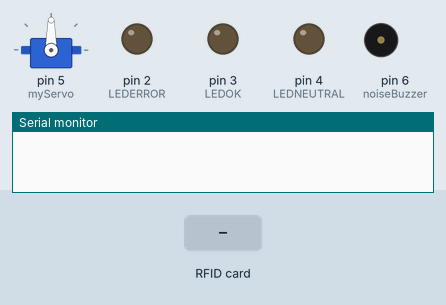
This sketch was run on a simulated Arduino Uno, built with avr-gcc and run on an emulated ATmega328P. Parts: servo, output pins drawn as LEDs (lit = HIGH), buzzer (waves = sounding), the last lines printed to the serial monitor. Inputs (shaded band) come from the test bench. Pins used as bus, display or sensor lines are not drawn.

Above: at 1.2 s.
1.3 s: RFID card 5E 7A 19 C4 held to the reader
At 1.6 s:
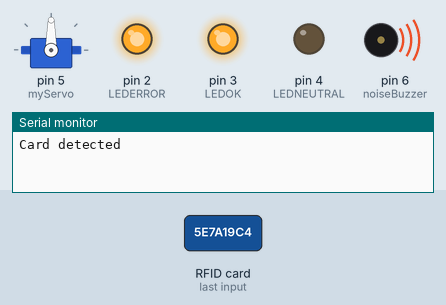
At 3.1 s:
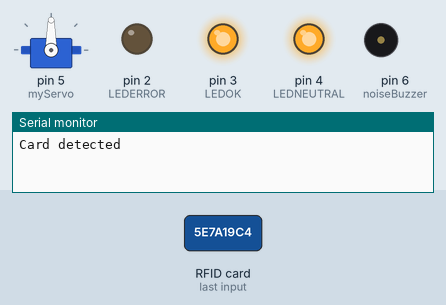
Timing chart, 0 to 4.6 s (numbered marks = the images above; inputs shaded):
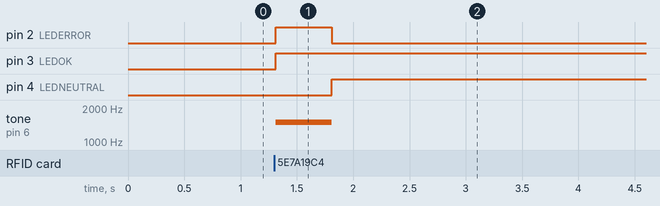

The sketch:

RFIDDoorLock.ino
```cpp
#include <SPI.h>
#include <MFRC522.h>
#include <Servo.h>

Servo myServo;

#define RST_PIN 9
#define SS_PIN 10

#define LEDNEUTRAL 4
#define LEDOK 3
#define LEDERROR 2
#define noiseBuzzer 6

MFRC522 mfrc522(SS_PIN, RST_PIN);

bool servoONOFF = true;

void setup() {
  Serial.begin(9600);
  SPI.begin();
  mfrc522.PCD_Init();
  myServo.attach(5);
  myServo.write(90);
  pinMode(LEDNEUTRAL, OUTPUT);
  pinMode(LEDOK, OUTPUT);
  pinMode(LEDERROR, OUTPUT);
  pinMode(noiseBuzzer, OUTPUT);
}

void loop() {
  if (mfrc522.PICC_IsNewCardPresent() && mfrc522.PICC_ReadCardSerial()) {
    Serial.println(F("Card detected"));
    if (readBlockData(5) == "k9T2dQ5X1mB6rF7H") {
      if (servoONOFF) {
        myServo.write(0);
        servoONOFF = !servoONOFF;
        digitalWrite(LEDOK, HIGH);
        digitalWrite(LEDNEUTRAL, LOW);
        digitalWrite(LEDERROR, LOW);
        tone(noiseBuzzer, 1000);
        delay(1000);
        digitalWrite(LEDOK, LOW);
        tone(noiseBuzzer, 1000);
      } else if (!servoONOFF) {
        myServo.write(90);
        servoONOFF = !servoONOFF;
        digitalWrite(LEDOK, HIGH);
        digitalWrite(LEDNEUTRAL, LOW);
        digitalWrite(LEDERROR, LOW);
        delay(1000);
        digitalWrite(LEDOK, LOW);
        tone(noiseBuzzer, 1000);
      } else {
        digitalWrite(LEDOK, LOW);
        digitalWrite(LEDNEUTRAL, LOW);
        digitalWrite(LEDERROR, LOW);
        noTone(noiseBuzzer);
      }
    } else {
      digitalWrite(LEDOK, HIGH);
      digitalWrite(LEDNEUTRAL, LOW);
      digitalWrite(LEDERROR, HIGH);
      tone(noiseBuzzer, 1500);
      delay(500);
      digitalWrite(LEDOK, HIGH);
      digitalWrite(LEDNEUTRAL, LOW);
      digitalWrite(LEDERROR, HIGH);
      noTone(noiseBuzzer);
    }

    digitalWrite(LEDOK, HIGH);
    digitalWrite(LEDNEUTRAL, HIGH);
    digitalWrite(LEDERROR, LOW);

    mfrc522.PICC_HaltA();
    mfrc522.PCD_StopCrypto1();
  }

  mfrc522.PICC_HaltA();
  mfrc522.PCD_StopCrypto1();
}

void dump_byte_array(byte *buffer, byte bufferSize) {
  for (byte i = 0; i < bufferSize; i++) {
    Serial.print(buffer[i] < 0x10 ? " 0" : " ");
    Serial.print(buffer[i], HEX);
  }
  Serial.println();
}
```

readDataFromCard.ino
```cpp
void readAllData() {
  MFRC522::MIFARE_Key key;
  for (byte i = 0; i < 6; i++) key.keyByte[i] = 0xFF; // Using default key for authentication

  // Loop through all 16 sectors
  for (byte sector = 0; sector < 16; sector++) {
    Serial.print(F("Sector ")); Serial.print(sector); Serial.println(F(":"));
    // Loop through all blocks in the sector
    byte blocks = 4; // Each sector has 4 blocks
    for (byte block = 0; block < blocks; block++) {
      byte blockAddr = sector * blocks + block;
      byte buffer[18];
      byte size = sizeof(buffer);

      // Authenticate each sector before reading
      MFRC522::StatusCode status = mfrc522.PCD_Authenticate(MFRC522::PICC_CMD_MF_AUTH_KEY_A, blockAddr, &key, &(mfrc522.uid));
      if (status != MFRC522::STATUS_OK) {
        Serial.print(F("Authentication failed: "));
        Serial.println(mfrc522.GetStatusCodeName(status));
        return;
      }

      // Read the block
      status = mfrc522.MIFARE_Read(blockAddr, buffer, &size);
      if (status != MFRC522::STATUS_OK) {
        Serial.print(F("Reading failed: "));
        Serial.println(mfrc522.GetStatusCodeName(status));
        return;
      }

      // Dump the block data
      Serial.print(F("Block ")); Serial.print(blockAddr); Serial.print(F(": "));
      dump_byte_array(buffer, 16);
    }
  }
}
```

readSpecificBlockFromCard.ino
```cpp
String readBlockData(byte blockAddr) {
  MFRC522::MIFARE_Key key;
  for (byte i = 0; i < 6; i++) key.keyByte[i] = 0xFF; // Using default key for authentication

  // Authenticate the sector containing the block
  MFRC522::StatusCode status = mfrc522.PCD_Authenticate(MFRC522::PICC_CMD_MF_AUTH_KEY_A, blockAddr, &key, &(mfrc522.uid));
  if (status != MFRC522::STATUS_OK) {
    Serial.print(F("Authentication failed: "));
    Serial.println(mfrc522.GetStatusCodeName(status));
    return "";
  }

  byte buffer[18];
  byte size = sizeof(buffer);

  // Read the block
  status = mfrc522.MIFARE_Read(blockAddr, buffer, &size);
  if (status != MFRC522::STATUS_OK) {
    Serial.print(F("Reading failed: "));
    Serial.println(mfrc522.GetStatusCodeName(status));
    return "";
  }

  // Create a string from the data
  String dataString;
  for (byte i = 0; i < 16; i++) {
    dataString += (char)buffer[i];
  }
  return dataString;
}
```

writeSpecificBlockInCard.ino
```cpp
byte data[16] = "k9T2dQ5X1mB6rF7H";
byte blockNumber = 5;
byte sizeOfData = sizeof(data);

void writeBlockData() {
  MFRC522::MIFARE_Key key;
  for (byte i = 0; i < 6; i++) key.keyByte[i] = 0xFF;

  MFRC522::StatusCode status = mfrc522.PCD_Authenticate(MFRC522::PICC_CMD_MF_AUTH_KEY_A, blockNumber, &key, &(mfrc522.uid));
  if (status != MFRC522::STATUS_OK) {
    Serial.print(F("Authentication failed: "));
    Serial.println(mfrc522.GetStatusCodeName(status));
    return;
  }

  status = mfrc522.MIFARE_Write(blockNumber, data, sizeOfData);
  if (status != MFRC522::STATUS_OK) {
    Serial.print(F("Writing failed: "));
    Serial.println(mfrc522.GetStatusCodeName(status));
    return;
  }

  Serial.print(F("Data written to block ")); Serial.print(blockNumber); Serial.println(F(" successfully."));
}
```

Measured:
- after the input at 1.3 s, pin 2 (LEDERROR): LOW → HIGH at once, → LOW 0.50 s later; pin 3 (LEDOK): LOW → HIGH at once; pin 4 (LEDNEUTRAL): LOW → HIGH after 0.51 s; tone on pin 6 (noiseBuzzer): silent → 1500 Hz at once, → silent 0.50 s later
